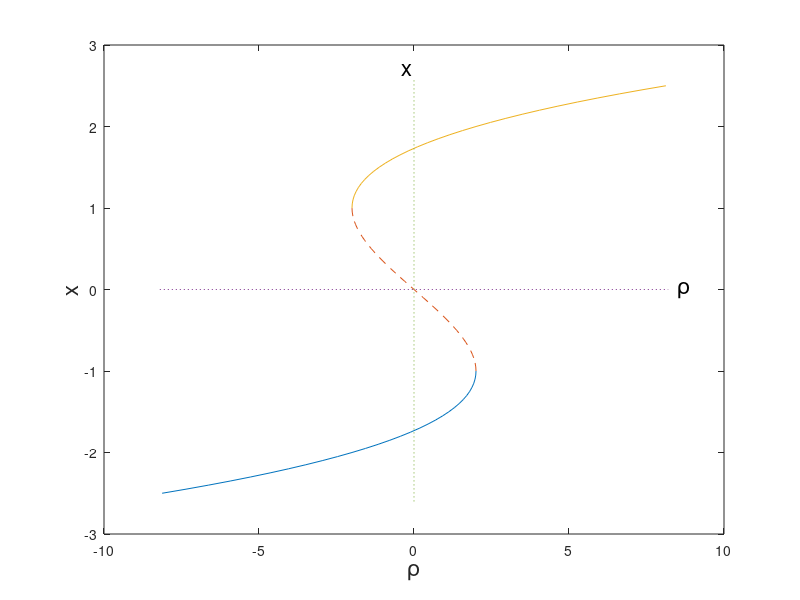

Source code (MATLAB):
hold off
x = -2.5:.05:-1.0;
rho = x.^3 - 3*x;
plot(rho,x)
hold
x1 = -1.0:.05:1.0;
rho1 = x1.^3 - 3*x1;
plot(rho1,x1,'--')
x2 = 1.0:.05:2.5;
rho2 = x2.^3 - 3*x2;
plot(rho2,x2)
plot([-8.2,8.2],[0,0],':') 
plot([0,0],[-2.6,2.6],':')
text(-0.4,2.7,'x','FontSize',16)
text(8.5,0,'\rho','FontSize',16)
xlabel('\rho','FontSize',16)
ylabel('x','FontSize',16)
print -deps2 cbifBIF.eps

